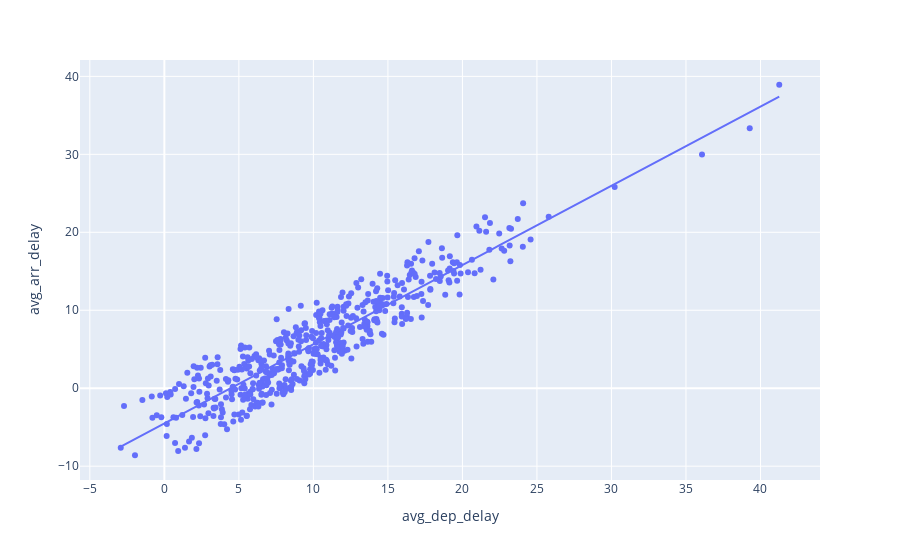

Notebook cell for this chart:
### Markdown cell above
## Does departure delay affect arrival delay?

### Code cell
df = pd.read_csv('avgDelayCarrierDayOfMonth.csv')

fig = px.scatter(df, x="avg_dep_delay", y="avg_arr_delay", trendline='ols')
fig.show()

### Figure 1 — Plotly figure (JSON) as saved in the notebook; plotly's stock layout.template omitted (floating-point values rounded to 4 significant figures; data arrays with more than 128 entries replaced by an {"elided": "..."} marker saying what was removed)
{"data": [{"hovertemplate": "avg_dep_delay=%{x}<br>avg_arr_delay=%{y}<extra></extra>", "legendgroup": "", "marker": {"color": "#636efa", "symbol": "circle"}, "mode": "markers", "name": "", "orientation": "v", "showlegend": false, "type": "scatter", "x": {"elided": "527 float values"}, "xaxis": "x", "y": {"elided": "527 float values"}, "yaxis": "y"}, {"hovertemplate": "<b>OLS trendline</b><br>avg_arr_delay = 1.01553 * avg_dep_delay + -4.51044<br>R<sup>2</sup>=0.848259<br><br>avg_dep_delay=%{x}<br>avg_arr_delay=%{y} <b>(trend)</b><extra></extra>", "legendgroup": "", "marker": {"color": "#636efa", "symbol": "circle"}, "mode": "lines", "name": "", "showlegend": false, "type": "scatter", "x": {"elided": "527 float values"}, "xaxis": "x", "y": {"elided": "527 float values"}, "yaxis": "y"}], "layout": {"legend": {"tracegroupgap": 0}, "margin": {"t": 60}, "xaxis": {"anchor": "y", "domain": [0, 1], "title": {"text": "avg_dep_delay"}}, "yaxis": {"anchor": "x", "domain": [0, 1], "title": {"text": "avg_arr_delay"}}}}
